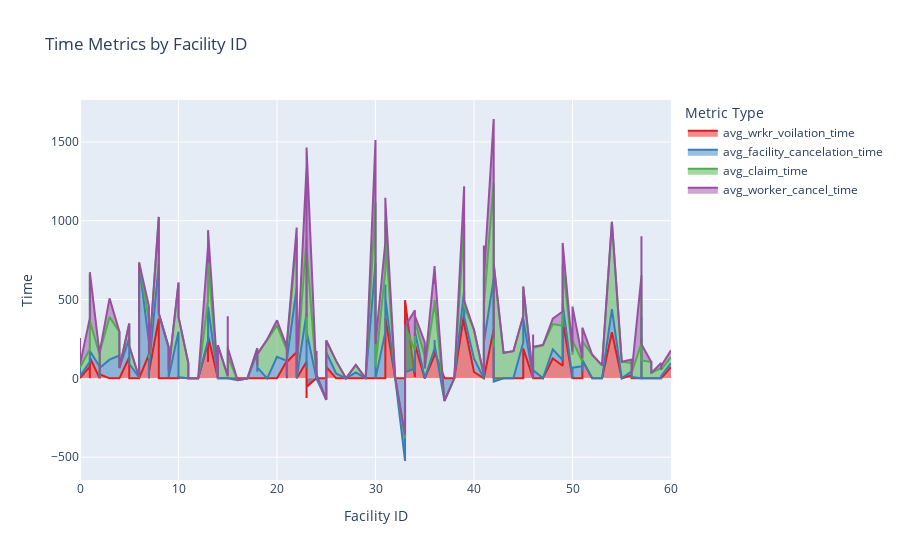

Notebook code cell kept with this figure:
### Code cell
fig = px.area(time_rate.to_pandas(), 
              x='FACILITY_ID', 
              y=['avg_wrkr_voilation_time','avg_facility_cancelation_time','avg_claim_time','avg_worker_cancel_time'],
              title="  Time Metrics by Facility ID", 
              labels={'value': 'Time', 'variable': 'Metric Type', 'FACILITY_ID': 'Facility ID'},
              hover_data={'value': ':.2f'},
              line_group='variable',
              color_discrete_sequence=px.colors.qualitative.Set1,)

fig.show(width=2000)

### Figure 1 — Plotly figure (JSON) as saved in the notebook; plotly's stock layout.template omitted (floating-point values rounded to 4 significant figures; data arrays with more than 128 entries replaced by an {"elided": "..."} marker saying what was removed)
{"data": [{"fillpattern": {"shape": ""}, "hovertemplate": "Metric Type=avg_wrkr_voilation_time<br>Facility ID=%{x}<br>Time=%{y:.2f}<extra></extra>", "legendgroup": "avg_wrkr_voilation_time", "line": {"color": "rgb(228,26,28)"}, "marker": {"symbol": "circle"}, "mode": "lines", "name": "avg_wrkr_voilation_time", "orientation": "v", "showlegend": true, "stackgroup": "1", "type": "scatter", "x": {"elided": "131 int values"}, "xaxis": "x", "y": {"elided": "131 float values"}, "yaxis": "y"}, {"fillpattern": {"shape": ""}, "hovertemplate": "Metric Type=avg_facility_cancelation_time<br>Facility ID=%{x}<br>Time=%{y:.2f}<extra></extra>", "legendgroup": "avg_facility_cancelation_time", "line": {"color": "rgb(55,126,184)"}, "marker": {"symbol": "circle"}, "mode": "lines", "name": "avg_facility_cancelation_time", "orientation": "v", "showlegend": true, "stackgroup": "1", "type": "scatter", "x": {"elided": "131 int values"}, "xaxis": "x", "y": {"elided": "131 float values"}, "yaxis": "y"}, {"fillpattern": {"shape": ""}, "hovertemplate": "Metric Type=avg_claim_time<br>Facility ID=%{x}<br>Time=%{y:.2f}<extra></extra>", "legendgroup": "avg_claim_time", "line": {"color": "rgb(77,175,74)"}, "marker": {"symbol": "circle"}, "mode": "lines", "name": "avg_claim_time", "orientation": "v", "showlegend": true, "stackgroup": "1", "type": "scatter", "x": {"elided": "131 int values"}, "xaxis": "x", "y": {"elided": "131 float values"}, "yaxis": "y"}, {"fillpattern": {"shape": ""}, "hovertemplate": "Metric Type=avg_worker_cancel_time<br>Facility ID=%{x}<br>Time=%{y:.2f}<extra></extra>", "legendgroup": "avg_worker_cancel_time", "line": {"color": "rgb(152,78,163)"}, "marker": {"symbol": "circle"}, "mode": "lines", "name": "avg_worker_cancel_time", "orientation": "v", "showlegend": true, "stackgroup": "1", "type": "scatter", "x": {"elided": "131 int values"}, "xaxis": "x", "y": {"elided": "131 float values"}, "yaxis": "y"}], "layout": {"legend": {"title": {"text": "Metric Type"}, "tracegroupgap": 0}, "title": {"text": "  Time Metrics by Facility ID"}, "xaxis": {"anchor": "y", "domain": [0, 1], "title": {"text": "Facility ID"}}, "yaxis": {"anchor": "x", "domain": [0, 1], "title": {"text": "Time"}}}}
